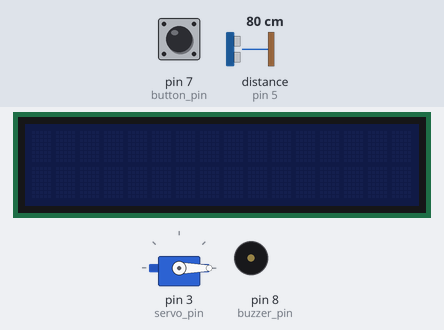
A sketch run on a simulated Arduino Uno, built with avr-gcc and run on an emulated ATmega328P. On the bench: 16×2 character LCD, servo, buzzer (waves = sounding, pin HIGH). Inputs (shaded band) come from the test bench; at power-on: pin 7 (button_pin) HIGH, distance to the obstacle (sensor on pin 5) 80 cm. The echo pulse lasts 58.3 µs per cm; what the sketch prints to the serial monitor is not drawn.

Above: at 1.2 s.
1.3 s: pin 7 (button_pin) pulled LOW for 0.15 s
At 1.77 s:
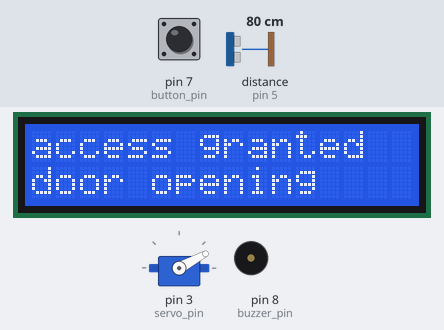
At 3.7 s:
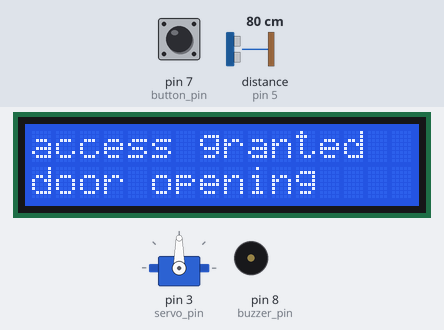
10.1 s: pin 7 (button_pin) pulled LOW for 1 s
At 10.27 s:
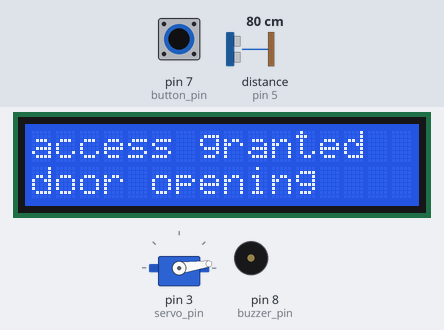
Timing chart, 0 to 18.9 s (numbered marks = the images above; inputs shaded):
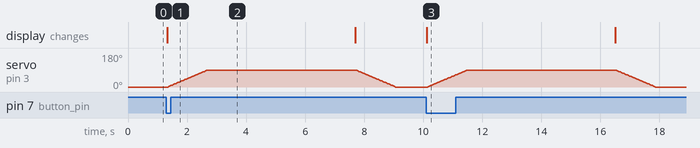

The sketch:

mekatrio.ino
```cpp
/* This is an Arduino Uno sketch for access control using servo motor, push button and LCD module */

#include <HCSR04.h>
#include <LiquidCrystal_I2C.h>
#include <Servo.h>

const int lcd_address = 0x27, lcd_columns = 16, lcd_rows = 2;
const int servo_pin = 3;
const int trig_pin = 6, echo_pin = 5;
const int buzzer_pin = 8;
const int button_pin = 7;

int pos = 0;

long open_start_time = 0;
const long open_duration = 5000;
bool door_open = false;

long previous_proximity_time = 0;
const long proximity_interval = 2000;

UltraSonicDistanceSensor DistanceSensor(trig_pin, echo_pin);
LiquidCrystal_I2C Lcd(lcd_address, lcd_columns, lcd_rows);
Servo Servo;

void setup() {

  // initialize serial communication
  Serial.begin(9600);

  // initialize the lcd in standby mode
  Lcd.init();
  Lcd.clear();
  Lcd.noBacklight();

  // initialize servo motor
  Servo.attach(servo_pin);
  // set initial closed position
  Servo.write(pos);

  // set switch as input with internal pull-up resistor
  pinMode(button_pin, INPUT_PULLUP);

  // set buzzer pin as output
  pinMode(buzzer_pin, OUTPUT);
}

void allow() {

  if (door_open == false) {

    Lcd.backlight(); // activate  backlight for increased visibility
    Lcd.setCursor(0, 0);
    Lcd.print("access granted"); // notify user of successful identification
    Lcd.setCursor(0, 1);
    Lcd.print("door opening"); // notify opening of door to user

    for (pos = 0; pos <= 90; pos += 1) {

      Servo.write(pos);
      delay(15);
    }

    Serial.println("door opened");

    open_start_time = millis(); // record the current time
    door_open = true; // set the flag that the door is now open
  }
}

void loop() {

  bool button_state = digitalRead(button_pin); // read the button state

  if(button_state == false){

    // execute the access allowed procedure if button is pressed
    allow();
  }

  if (door_open == true) {

      if (millis() - open_start_time >= open_duration) {

          Lcd.clear(); // clear the screen
          Lcd.noBacklight(); // deactivate backlight for standby

          for (pos = 90; pos >= 0; pos -= 1) {

            Servo.write(pos);
            delay(15);
          }

          Serial.println("door closed");
          door_open = false;
      }
  }

  if (door_open == false) {

        long current_time = millis();

        if (current_time - previous_proximity_time >= proximity_interval) {

            previous_proximity_time = current_time; // save the last time of check

            float distance = DistanceSensor.measureDistanceCm(); // measure distance in centimetres

            if (distance > 0 && distance <= 50) {

                Serial.println("person detected");

                Lcd.backlight();
                Lcd.setCursor(0, 0);
                Lcd.print("scan ID"); // print standby message to user
            } else {

                Lcd.clear();
                Lcd.noBacklight(); // return to standby
            }
        }
    }
}
```

Measured:
- after the input at 1.3 s, servo on pin 3 (servo_pin): rises from 0° to 90° in 1.3 s, then falls to 0° in 6.4 s; the display: changes at once (image 1)
- after the input at 10.1 s, servo on pin 3 (servo_pin): rises from 0° to 90° in 1.3 s, then falls to 0° in 6.4 s; the display: changes at once (image 3)
